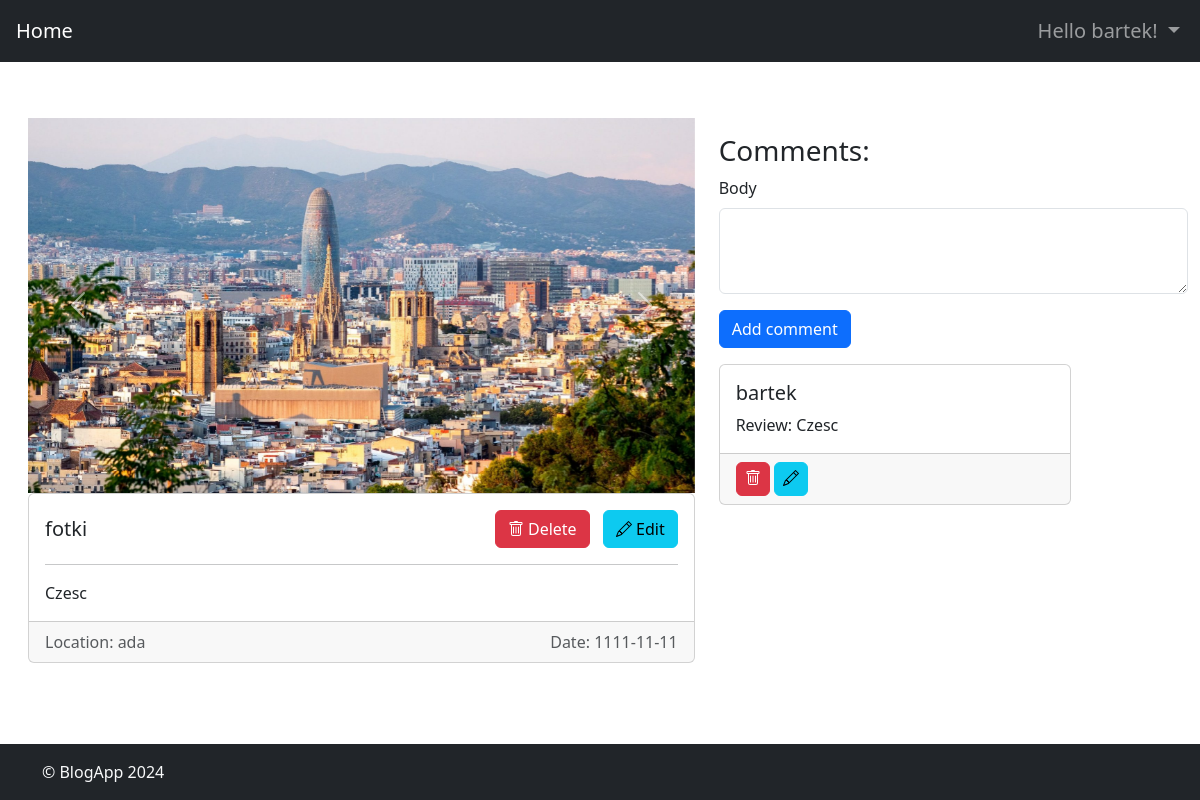
The page /blogs/1/articles/31/ (signed in) on the database as committed earlier.
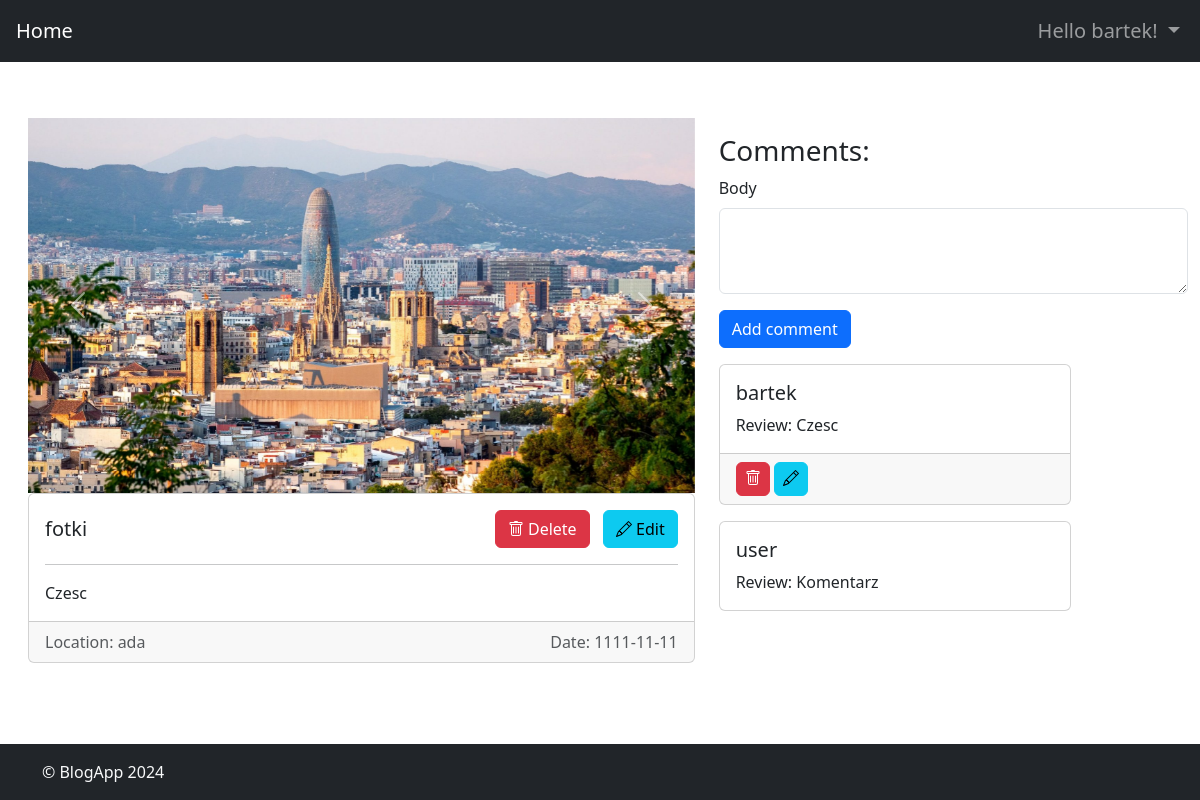
The same page on the database as committed later.
### blogApp/models.py (models this page shows, shortened)
class CustomUser(AbstractUser):
    avatar = models.ImageField(upload_to='avatars/', blank=True, null=True)
    isAdmin = models.BooleanField(default=False)
    def __str__(self):
        return self.username

class ArticleImage(models.Model):
    article = models.ForeignKey(Article, related_name='article_images', on_delete=models.CASCADE)
    image = models.ImageField(upload_to='article_images')
    def __str__(self):
        return f"Image for {self.article.title}"

class Article(models.Model):
    title = models.CharField(max_length=100)
    content = models.CharField(max_length=2000)
    public = models.BooleanField(default=False)
    password = models.CharField(max_length=100, blank=True)
    date = models.CharField(max_length=100)
    location = models.CharField(max_length=100)
    blog = models.ForeignKey(Blog, on_delete=models.CASCADE)
    images = models.ManyToManyField('ArticleImage', related_name='articles', blank=True)

class Comment(models.Model):
    author = models.ForeignKey(CustomUser, on_delete=models.CASCADE)
    body = models.TextField()
    article = models.ForeignKey(Article, on_delete=models.CASCADE)

### blogApp/views.py (the view)
# urls.py: path('blogs/<int:blog_id>/articles/<int:article_id>/', views.article_detail, name='article_detail'),
def article_detail(request, blog_id, article_id):
    article = get_object_or_404(Article, pk=article_id)
    comments = article.comment_set.all()
    images = article.article_images.all()
    if not article.public:
        if request.user != article.blog.author:
            if request.method == 'POST':
                entered_password = request.POST.get('password')
                if entered_password != article.password:
                    error_message = "Incorrect password."
                    return render(request, 'articles/article_password.html', {'error_message': error_message, 'blog_id': blog_id, 'article_id': article_id})
            else:
                return render(request, 'articles/article_password.html', {'blog_id': blog_id, 'article_id': article_id})
    if request.method == 'POST':
        form = CommentForm(request.POST)
        if form.is_valid():
            comment = form.save(commit=False)
            comment.author = request.user
            comment.article = article
            comment.save()
            return redirect('article_detail', blog_id=blog_id, article_id=article.id)
    else:
        form = CommentForm()
    return render(request, 'articles/article_detail.html', {'article': article, 'comments': comments, 'form': form, 'blog_id': blog_id, 'images': images})

### blogApp/forms.py
class CommentForm(forms.ModelForm):
    class Meta:
        model = Comment
        fields = ['body']

### blogApp/templates/articles/article_detail.html (shortened to what this page needs)
{% extends 'base.html' %}
{% block content %}
<div class="container-fluid mt-5 mb-3">
    <div class="row">
        <div class="col-md-7 order-1">
            {% if images %}
            <div id="carouselExample" class="carousel slide">
                <div class="carousel-inner">
                    {% for image in images %}
                    <div class="carousel-item {% if forloop.first %}active{% endif %}">
                        <img src="{{ image.image.url }}" alt="{{ image }}" class="d-block w-100"
                            style="max-height:500px">
                    </div>
                    {% endfor %}
                </div>
                <button class="carousel-control-prev" type="button" data-bs-target="#carouselExample"
                    data-bs-slide="prev">
                    <span class="carousel-control-prev-icon" aria-hidden="true"></span>
                </button>
                <button class="carousel-control-next" type="button" data-bs-target="#carouselExample"
                    data-bs-slide="next">
                    <span class="carousel-control-next-icon" aria-hidden="true"></span>
                </button>
            </div>
            {% endif %}
            <div class="card mb-3">
                <div class="card-body">
                    <h5 class="card-title d-flex justify-content-between align-items-center">
                        <span>
                            {{ article.title }}
                        </span>
                        {% if request.user == article.blog.author %}
                        <div>
                            <a href="{% url 'delete_article' blog_id=article.blog.id article_id=article.id %}"
                                class="btn btn-danger ms-2"> Delete</a>
                            <a href="{% url 'edit_article' blog_id=article.blog.id article_id=article.id %}"
                                class="btn btn-info ms-2"> Edit</a>
                        </div>
                        {% endif %}
                    </h5>
                    <hr>
                    <p class="card-text">
                        {{article.content}}
                    </p>
                </div>
                <div class="card-footer text-muted d-flex justify-content-between">
                    <span>Location: {{article.location}}</span> <span>Date: {{article.date}}</span>
                </div>
            </div>
        </div>
        <div class="col-md-5 order-2">
            <h3>Comments: </h3>
            {% if user.is_authenticated %}
            <div class="w-100">
                <form method="POST" class="mb-3">
                    <div class="mb-3">
                        <label for="id_body" class="form-label">Body</label>
                        <textarea name="body" cols="5" rows="3" required="" id="id_body"
                            class="form-control"></textarea>
                    </div>
                    <button type="submit" class="btn btn-primary">Add comment</button>
                </form>
            </div>
            {% else %}
            <div class="alert alert-info w-75" role="alert">
                You have to be logged in if you want to add a comment!
            </div>
            {% endif%}
            {% for comment in comments %}
            <div class="card mb-3 w-75">
                <div class="card-body">
                    <h5 class="card-title">
                        {{comment.author}}
                    </h5>
                    <p class="card-text">Review: {{comment.body}}
                    </p>
                </div>
                {% if request.user == comment.author %}
                <div class="card-footer"><a
                        href="{% url 'delete_comment' blog_id=article.blog.id article_id=article.id comment_id=comment.id %}"
                        class="btn btn-danger  py-1 px-2"></a>
                    <a href="{% url 'edit_comment' blog_id=article.blog.id article_id=article.id comment_id=comment.id %}"
                        class="btn btn-info py-1 px-2"></a>
                </div>
                {% endif %}
            </div>
            {% endfor %}
        </div>
    </div>
</div>
{% endblock %}

### blogApp/templates/base.html (shortened to what this page needs)
{% load static %}
<!DOCTYPE html>
<html lang="en">
<head>
    <link href="https://cdn.jsdelivr.net/npm/bootstrap@5.3.3/dist/css/bootstrap.min.css" rel="stylesheet"
>
    <link rel="stylesheet" href="{% static 'styles.css' %}">
</head>
<body class="d-flex flex-column vh-100">
    <nav class="navbar navbar-expand-lg bg-dark fs-5" data-bs-theme="dark">
        <div class="container-fluid">
            <a class="navbar-brand ms-1" href="/">Home</a>
            <div class="collapse navbar-collapse" id="navbarSupportedContent">
                <ul class="navbar-nav ms-auto mb-2 mb-lg-0">
                    {% if user.is_authenticated %}
                    <li class="nav-item dropdown">
                        <a class="nav-link dropdown-toggle" href="#" role="button" data-bs-toggle="dropdown"
                            aria-expanded="false">
                            Hello {{ user.username }}!
                        </a>
                    </li>
                    {% endif %}
                </ul>
            </div>
        </div>
    </nav>
    <div class="ms-3 mt-2 mb-3">
        {% block content %}
        {% endblock %}
    </div>
    <footer class="footer bg-dark py-3 mt-auto">
        <div class="container">
            <span class="text-light">&copy; BlogApp 2024</span>
        </div>
    </footer>
</body>
</html>

### blogApp/static/styles.css (style rules this page uses)
a { text-decoration: none; }

Rows that differ between the two databases and show on the page:
added Comment: author "user", body "Komentarz"
